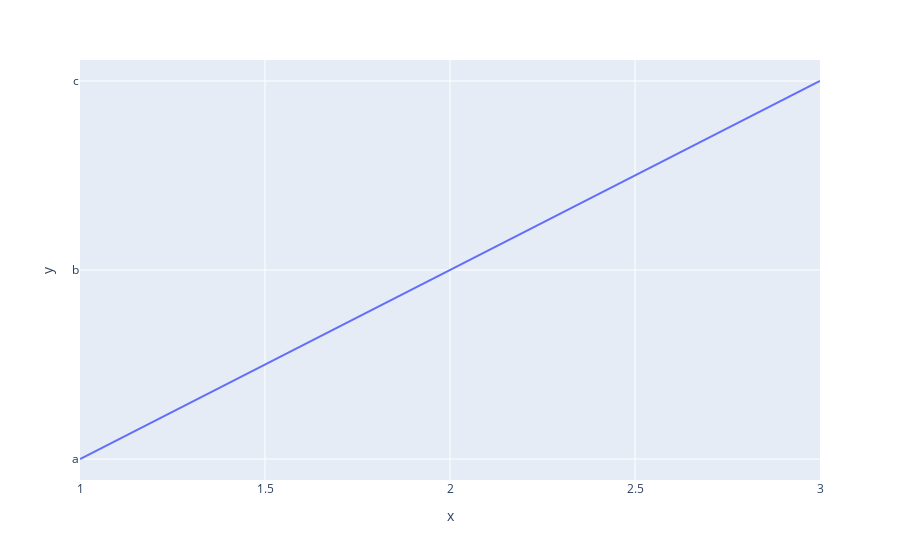

The code cell stored with this chart in its notebook:
### Code cell
x=[1,2,3]
y=['a','b','c']
fig = px.line(x=x, y=y)
# print(fig)
fig.show()

### Figure 1 — Plotly figure (JSON) as saved in the notebook; plotly's stock layout.template omitted (floating-point values rounded to 4 significant figures)
{"data": [{"hovertemplate": "x=%{x}<br>y=%{y}<extra></extra>", "legendgroup": "", "line": {"color": "#636efa", "dash": "solid"}, "marker": {"symbol": "circle"}, "mode": "lines", "name": "", "orientation": "h", "showlegend": false, "type": "scatter", "x": [1, 2, 3], "xaxis": "x", "y": ["a", "b", "c"], "yaxis": "y"}], "layout": {"legend": {"tracegroupgap": 0}, "margin": {"t": 60}, "xaxis": {"anchor": "y", "domain": [0, 1], "title": {"text": "x"}}, "yaxis": {"anchor": "x", "domain": [0, 1], "title": {"text": "y"}}}}
